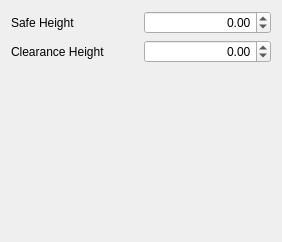
<?xml version="1.0" encoding="UTF-8"?>
<ui version="4.0">
 <class>Form</class>
 <widget class="QWidget" name="Form">
  <property name="geometry">
   <rect>
    <x>0</x>
    <y>0</y>
    <width>282</width>
    <height>242</height>
   </rect>
  </property>
  <property name="windowTitle">
   <string>Form</string>
  </property>
  <layout class="QGridLayout" name="gridLayout">
   <item row="0" column="0">
    <widget class="QLabel" name="label_7">
     <property name="text">
      <string>Safe Height</string>
     </property>
    </widget>
   </item>
   <item row="1" column="0">
    <widget class="QLabel" name="label_9">
     <property name="text">
      <string>Clearance Height</string>
     </property>
    </widget>
   </item>
   <item row="2" column="0" colspan="2">
    <spacer name="verticalSpacer">
     <property name="orientation">
      <enum>Qt::Vertical</enum>
     </property>
     <property name="sizeHint" stdset="0">
      <size>
       <width>20</width>
       <height>40</height>
      </size>
     </property>
    </spacer>
   </item>
   <item row="0" column="1">
    <widget class="Gui::QuantitySpinBox" name="safeHeight">
     <property name="toolTip">
      <string>&lt;html&gt;&lt;head/&gt;&lt;body&gt;&lt;p&gt;The height above which it is safe to move the tool bit with rapid movements. Below this height all lateral and downward movements are performed with feed rate speeds.&lt;/p&gt;&lt;/body&gt;&lt;/html&gt;</string>
     </property>
     <property name="alignment">
      <set>Qt::AlignRight|Qt::AlignTrailing|Qt::AlignVCenter</set>
     </property>
     <property name="minimum">
      <double>-999999999.000000000000000</double>
     </property>
     <property name="maximum">
      <double>999999999.000000000000000</double>
     </property>
    </widget>
   </item>
   <item row="1" column="1">
    <widget class="Gui::QuantitySpinBox" name="clearanceHeight">
     <property name="toolTip">
      <string>&lt;html&gt;&lt;head/&gt;&lt;body&gt;&lt;p&gt;The height where lateral movement of the toolbit is not obstructed by any fixtures or the part / stock material itself.&lt;/p&gt;&lt;/body&gt;&lt;/html&gt;</string>
     </property>
     <property name="alignment">
      <set>Qt::AlignRight|Qt::AlignTrailing|Qt::AlignVCenter</set>
     </property>
     <property name="minimum">
      <double>-999999999.000000000000000</double>
     </property>
     <property name="maximum">
      <double>999999999.000000000000000</double>
     </property>
    </widget>
   </item>
  </layout>
 </widget>
 <customwidgets>
  <customwidget>
   <class>Gui::QuantitySpinBox</class>
   <extends>QDoubleSpinBox</extends>
   <header>Gui/QuantitySpinBox.h</header>
  </customwidget>
 </customwidgets>
 <resources>
  <include location="../Path.qrc"/>
 </resources>
 <connections/>
</ui>
